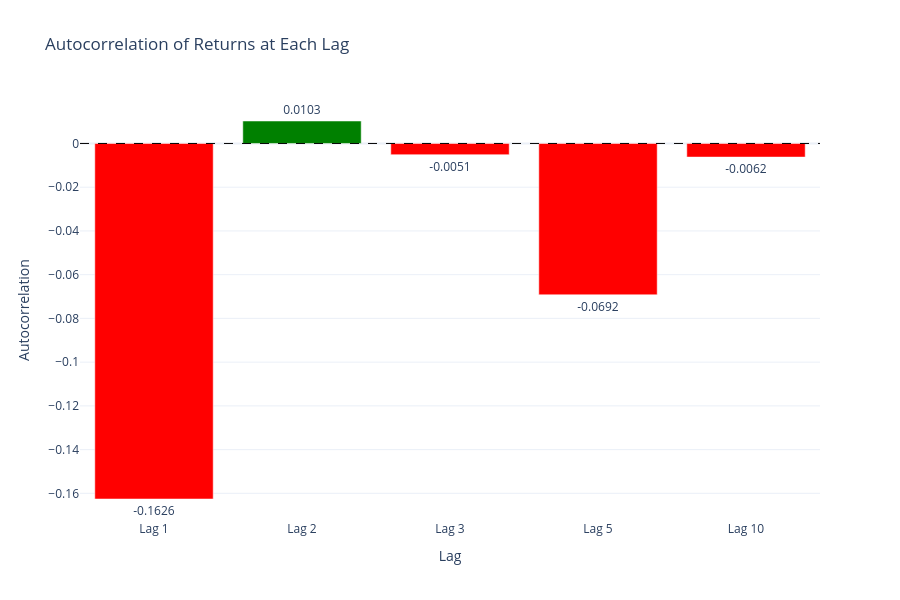

The notebook cell saved with this chart:
### Markdown cell above
# Plot 3 — Autocorrelation Bar Chart

### Code cell
from pandas.plotting import autocorrelation_plot
import plotly.graph_objects as go

# compute autocorrelations at each lag
autocorr_values = [training_data["Return"].autocorr(lag=lag) for lag in lags]

fig = go.Figure()

fig.add_trace(go.Bar(
    x=[f"Lag {lag}" for lag in lags],
    y=autocorr_values,
    marker_color=["green" if v >= 0 else "red" for v in autocorr_values],
    text=[f"{v:.4f}" for v in autocorr_values],
    textposition="outside"
))

fig.add_hline(y=0, line_dash="dash", line_color="black", line_width=1)

fig.update_layout(
    title="Autocorrelation of Returns at Each Lag",
    xaxis_title="Lag",
    yaxis_title="Autocorrelation",
    template="plotly_white",
    height=600
)

fig.show()

### Figure 1 — Plotly figure (JSON) as saved in the notebook; plotly's stock layout.template omitted (floating-point values rounded to 4 significant figures)
{"data": [{"marker": {"color": ["red", "green", "red", "red", "red"]}, "text": ["-0.1626", "0.0103", "-0.0051", "-0.0692", "-0.0062"], "textposition": "outside", "type": "bar", "x": ["Lag 1", "Lag 2", "Lag 3", "Lag 5", "Lag 10"], "y": [-0.1626, 0.01027, -0.005126, -0.0692, -0.006231]}], "layout": {"height": 600, "shapes": [{"line": {"color": "black", "dash": "dash", "width": 1}, "type": "line", "x0": 0, "x1": 1, "xref": "x domain", "y0": 0, "y1": 0, "yref": "y"}], "title": {"text": "Autocorrelation of Returns at Each Lag"}, "xaxis": {"title": {"text": "Lag"}}, "yaxis": {"title": {"text": "Autocorrelation"}}}}
